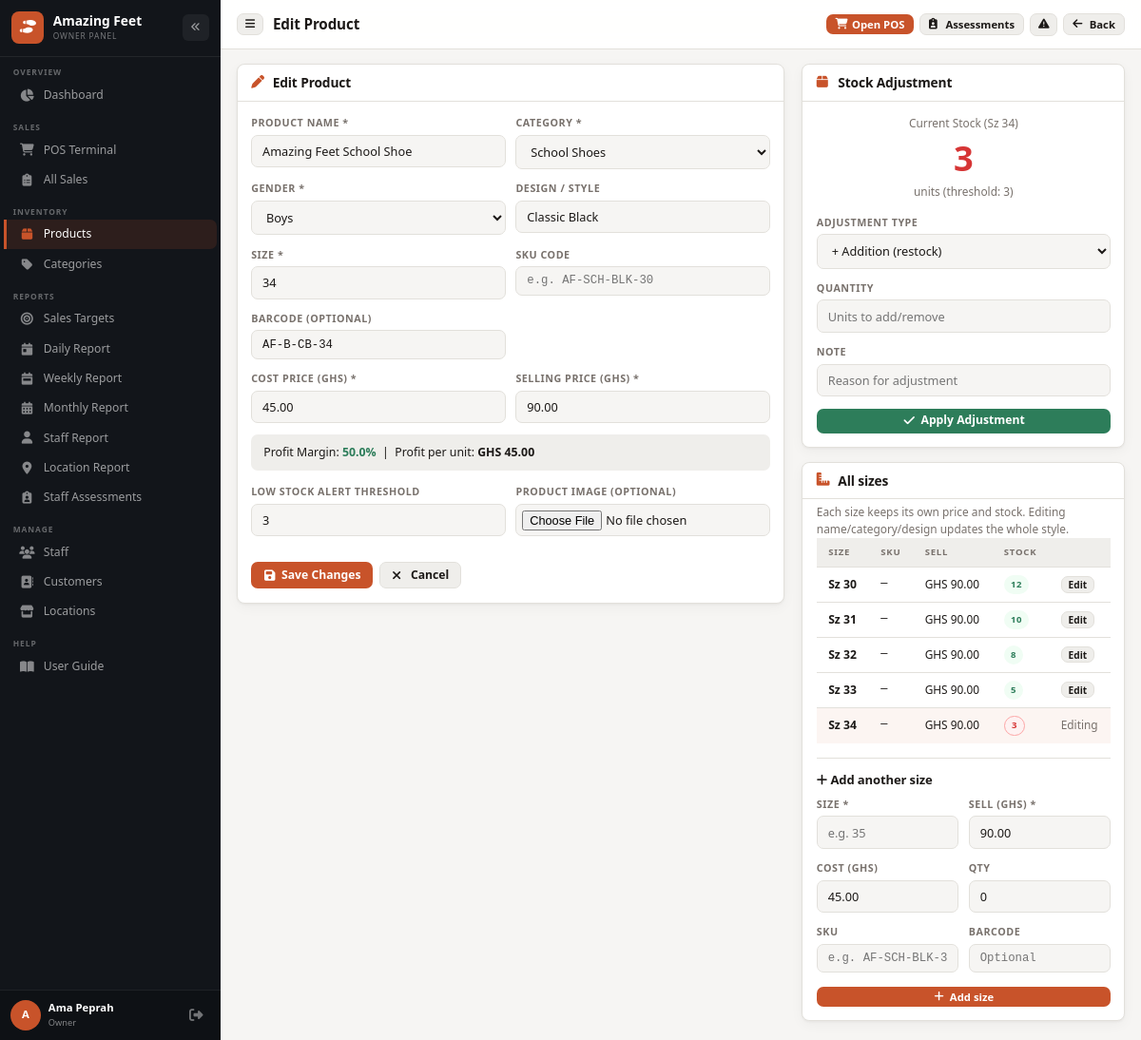
Page /products/5/edit (signed in) on the committed database.
### tables this page shows
CREATE TABLE IF NOT EXISTS products (
    id              INT AUTO_INCREMENT PRIMARY KEY,
    style_key       VARCHAR(64) NULL COMMENT 'Groups size variants of the same product style',
    category_id     INT NOT NULL,
    name            VARCHAR(150) NOT NULL,
    gender          ENUM('Boys','Girls','Unisex','Ladies') NOT NULL,
    design          VARCHAR(100) NULL COMMENT 'Style/design name',
    size            VARCHAR(10) NOT NULL COMMENT 'Numeric or text size',
    sku             VARCHAR(100) UNIQUE NULL COMMENT 'Internal SKU code for this size variant',
    barcode         VARCHAR(100) UNIQUE NULL,
    cost_price      DECIMAL(10,2) NOT NULL DEFAULT 0,
    selling_price   DECIMAL(10,2) NOT NULL DEFAULT 0,
    quantity        INT NOT NULL DEFAULT 0,
    low_stock_threshold INT DEFAULT 3,
    image           VARCHAR(255) NULL,
    is_active       TINYINT(1) DEFAULT 1,
    created_at      TIMESTAMP DEFAULT CURRENT_TIMESTAMP,
    updated_at      TIMESTAMP DEFAULT CURRENT_TIMESTAMP ON UPDATE CURRENT_TIMESTAMP,
    FOREIGN KEY (category_id) REFERENCES categories(id),
    INDEX idx_products_style_key (style_key)
);

CREATE TABLE IF NOT EXISTS categories (
    id         INT AUTO_INCREMENT PRIMARY KEY,
    name       VARCHAR(100) NOT NULL,
    slug       VARCHAR(100) UNIQUE NOT NULL,
    sort_order INT DEFAULT 0
);

### app/Controllers/AllControllers.php (called while the page is built, shortened)
<?php
class ProductController {
    private ProductModel  $pm;
    private CategoryModel $cm;
    public function __construct() { $this->pm = new ProductModel(); $this->cm = new CategoryModel(); }
    public function edit(string $id): void {
        $product = $this->pm->findById((int)$id);
        $categories = $this->cm->all();
        $variants = $this->pm->siblings((int)$id, true);
        view('owner/product_form', compact('product','categories','variants') + ['error'=>flash('error')]);
    }
}

### config/database.php (called while the page is built, shortened)
<?php
function getDB(): PDO {
    static $pdo = null;
    if ($pdo === null) {
        try {
            $dsn = 'mysql:host='.DB_HOST.';dbname='.DB_NAME.';charset='.DB_CHARSET;
            $pdo = new PDO($dsn, DB_USER, DB_PASS, [
                PDO::ATTR_ERRMODE            => PDO::ERRMODE_EXCEPTION,
                PDO::ATTR_DEFAULT_FETCH_MODE => PDO::FETCH_ASSOC,
                PDO::ATTR_EMULATE_PREPARES   => false,
            ]);
        } catch (PDOException $e) {
            http_response_code(500);
            $hint = 'Check DB_HOST / DB_NAME / DB_USER / DB_PASS in config/local.php on the server.';
            if (str_contains($_SERVER['HTTP_HOST'] ?? '', 'localhost')) {
                $hint .= ' Detail: ' . htmlspecialchars($e->getMessage(), ENT_QUOTES, 'UTF-8');
            }
            die('<h1>Database connection failed</h1><p>'.$hint.'</p>');
        }
    }
    return $pdo;
}

### app/Models/ProductModel.php (called while the page is built, shortened)
<?php
class ProductModel {
    private PDO $db;
    public function __construct() { $this->db = getDB(); }
    public function findById(int $id): ?array {
        $stmt = $this->db->prepare("SELECT p.*, c.name AS category_name FROM products p JOIN categories c ON p.category_id=c.id WHERE p.id=?");
        $stmt->execute([$id]);
        return $stmt->fetch() ?: null;
    }
    public function siblings(int $id, bool $includeSelf = true): array {
        $p = $this->findById($id);
        return $this->variantsOf(
            (int)$p['category_id'],
            $p['name'],
            $p['gender'],
            $p['design'] ?? '',
            $includeSelf ? null : $id
        );
    }
    public function variantsOf(int $categoryId, string $name, string $gender, string $design = '', ?int $excludeId = null): array {
        $w = ['p.is_active=1', 'p.category_id=?', 'p.name=?', 'p.gender=?', 'COALESCE(p.design,\'\')=?'];
        $params = [$categoryId, $name, $gender, (string)$design];
        $stmt = $this->db->prepare("
            SELECT p.*, c.name AS category_name
            FROM products p JOIN categories c ON p.category_id=c.id
            WHERE ".implode(' AND ', $w)."
            ORDER BY p.size+0, p.size
        ");
        $stmt->execute($params);
        return $stmt->fetchAll();
    }
}

### app/Models/SupportModels.php (called while the page is built, shortened)
<?php
class CategoryModel {
    private PDO $db;
    public function __construct() { $this->db = getDB(); }
    public function all(): array { return $this->db->query("SELECT * FROM categories ORDER BY sort_order")->fetchAll(); }
}

### app/Views/owner/product_form.php (the view, shortened to what this page needs)
<?php
$isEdit = $product !== null;
$variants = $variants ?? [];
?>
<div style="display:grid;grid-template-columns:1fr 340px;gap:1.25rem;align-items:start">
  <div class="card">
    <div class="card-header"><h3><?= $isEdit ? '<i class="fa-solid fa-pen" aria-hidden="true"></i> Edit' : '<i class="fa-solid fa-plus" aria-hidden="true"></i> Add' ?> Product</h3></div>
    <div class="card-body">
      <form method="POST" action="<?= BASE_PATH ?>/products/<?= $isEdit?$product['id'].'/edit':'create' ?>" enctype="multipart/form-data" id="productForm">
        <div class="form-row">
          <div class="form-group">
            <label>Product Name *</label>
            <input type="text" name="name" required value="<?= e($product['name']??'') ?>" placeholder="e.g. Amazing Feet School Shoe">
          </div>
          <div class="form-group">
            <label>Category *</label>
            <select name="category_id" required>
              <?php foreach ($categories as $c): ?>
              <option value="<?= $c['id'] ?>" <?= ($product['category_id']??'')==$c['id']?'selected':'' ?>><?= e($c['name']) ?></option>
              <?php endforeach; ?>
            </select>
          </div>
        </div>
        <div class="form-row">
          <div class="form-group">
            <label>Gender *</label>
            <select name="gender" required>
              <?php foreach(['Boys','Girls','Unisex','Ladies'] as $g): ?>
              <option value="<?= $g ?>" <?= ($product['gender']??'')===$g?'selected':'' ?>><?= $g ?></option>
              <?php endforeach; ?>
            </select>
          </div>
          <div class="form-group">
            <label>Design / Style</label>
            <input type="text" name="design" value="<?= e($product['design']??'') ?>" placeholder="e.g. Classic Black, Patent Finish">
          </div>
        </div>
        <?php if ($isEdit): ?>
        <div class="form-row">
          <div class="form-group">
            <label>Size *</label>
            <input type="text" name="size" required value="<?= e($product['size']??'') ?>" placeholder="e.g. 30">
          </div>
          <div class="form-group">
            <label>SKU code</label>
            <input type="text" name="sku" value="<?= e($product['sku']??'') ?>" placeholder="e.g. AF-SCH-BLK-30" class="mono">
          </div>
        </div>
        <div class="form-row">
          <div class="form-group">
            <label>Barcode (optional)</label>
            <input type="text" name="barcode" value="<?= e($product['barcode']??'') ?>" placeholder="Scan / EAN barcode" class="mono">
          </div>
          <div class="form-group"></div>
        </div>
        <div class="form-row">
          <div class="form-group">
            <label>Cost Price (GHS) *</label>
            <input type="number" name="cost_price" required step="0.01" min="0" value="<?= e($product['cost_price']??'') ?>" placeholder="0.00">
          </div>
          <div class="form-group">
            <label>Selling Price (GHS) *</label>
            <input type="number" name="selling_price" required step="0.01" min="0" value="<?= e($product['selling_price']??'') ?>" placeholder="0.00" oninput="calcMargin()">
          </div>
        </div>
        <div id="marginDisplay" style="background:var(--bg3);border-radius:7px;padding:.65rem .9rem;margin-bottom:1rem;font-size:.85rem;display:none">
          Profit Margin: <strong id="marginVal" style="color:var(--accent2)">—</strong>
          &nbsp;|&nbsp; Profit per unit: <strong id="profitVal">—</strong>
        </div>
        <?php endif; ?>
        <div class="form-row">
          <?php if ($isEdit): ?>
          <div class="form-group">
            <label>Low Stock Alert Threshold</label>
            <input type="number" name="low_stock_threshold" min="1" value="<?= e($product['low_stock_threshold']??LOW_STOCK_THRESHOLD) ?>">
          </div>
          <?php endif; ?>
          <div class="form-group">
            <label>Product Image (optional)</label>
            <input type="file" name="image" accept="image/jpeg,image/png,image/webp" style="padding:.4rem">
          </div>
        </div>
        <div class="flex gap-1 mt-2">
          <button type="submit" class="btn btn-primary"><?= $isEdit ? '<i class="fa-solid fa-floppy-disk" aria-hidden="true"></i> Save Changes' : '<i class="fa-solid fa-plus" aria-hidden="true"></i> Add Product' ?></button>
          <a href="<?= BASE_PATH ?>/products" class="btn btn-ghost"><i class="fa-solid fa-xmark" aria-hidden="true"></i> Cancel</a>
        </div>
      </form>
    </div>
  </div>
  <?php if ($isEdit): ?>
  <div style="display:flex;flex-direction:column;gap:1rem">
    <div class="card">
      <div class="card-header"><h3><i class="fa-solid fa-box" aria-hidden="true"></i> Stock Adjustment</h3></div>
      <div class="card-body">
        <div style="margin-bottom:1rem;text-align:center">
          <div class="text-muted text-sm">Current Stock (Sz <?= e($product['size']) ?>)</div>
          <div style="font-size:2.5rem;font-weight:700;font-family:var(--font);color:<?= $product['quantity']<=$product['low_stock_threshold']?'var(--danger)':'var(--accent2)' ?>"><?= $product['quantity'] ?></div>
          <div class="text-muted text-sm">units (threshold: <?= $product['low_stock_threshold'] ?>)</div>
        </div>
        <form method="POST" action="<?= BASE_PATH ?>/products/<?= $product['id'] ?>/stock">
          <div class="form-group">
            <label>Adjustment Type</label>
            <select name="type">
              <option value="addition">+ Addition (restock)</option>
            </select>
          </div>
          <div class="form-group">
            <label>Quantity</label>
            <input type="number" name="quantity" required min="1" placeholder="Units to add/remove">
          </div>
          <div class="form-group">
            <label>Note</label>
            <input type="text" name="note" placeholder="Reason for adjustment">
          </div>
          <button type="submit" class="btn btn-success w-full"><i class="fa-solid fa-check" aria-hidden="true"></i> Apply Adjustment</button>
        </form>
      </div>
    </div>
    <div class="card">
      <div class="card-header"><h3><i class="fa-solid fa-ruler-combined" aria-hidden="true"></i> All sizes</h3></div>
      <div class="card-body" style="padding-top:.35rem">
        <p class="text-muted text-sm">Each size keeps its own price and stock. Editing name/category/design updates the whole style.</p>
        <div class="table-wrap">
          <table>
            <thead><tr><th>Size</th><th>SKU</th><th>Sell</th><th>Stock</th><th></th></tr></thead>
            <tbody>
              <?php foreach ($variants as $v): ?>
              <tr style="<?= (int)$v['id']===(int)$product['id']?'background:rgba(200,83,42,.06)':'' ?>">
                <td><strong>Sz <?= e($v['size']) ?></strong></td>
                <td class="mono text-sm"><?= e($v['sku'] ?? '—') ?></td>
                <td class="text-sm"><?= money($v['selling_price']) ?></td>
                <td><span class="badge <?= $v['quantity']<=$v['low_stock_threshold']?'badge-low':'badge-ok' ?>"><?= (int)$v['quantity'] ?></span></td>
                <td>
                  <?php if ((int)$v['id']!==(int)$product['id']): ?>
                  <a href="<?= BASE_PATH ?>/products/<?= (int)$v['id'] ?>/edit" class="btn btn-ghost btn-xs">Edit</a>
                  <?php else: ?>
                  <span class="text-muted text-sm">Editing</span>
                  <?php endif; ?>
                </td>
              </tr>
              <?php endforeach; ?>
            </tbody>
          </table>
        </div>
        <form method="POST" action="<?= BASE_PATH ?>/products/<?= (int)$product['id'] ?>/sizes" style="margin-top:1rem;border-top:1px solid var(--border);padding-top:1rem">
          <h4 style="font-size:.9rem;margin-bottom:.65rem"><i class="fa-solid fa-plus" aria-hidden="true"></i> Add another size</h4>
          <div class="form-row">
            <div class="form-group">
              <label>Size *</label>
              <input type="text" name="size" required placeholder="e.g. 35">
            </div>
            <div class="form-group">
              <label>Sell (GHS) *</label>
              <input type="number" name="selling_price" required step="0.01" min="0" value="<?= e($product['selling_price']) ?>">
            </div>
          </div>
          <div class="form-row">
            <div class="form-group">
              <label>Cost (GHS)</label>
              <input type="number" name="cost_price" step="0.01" min="0" value="<?= e($product['cost_price']) ?>">
            </div>
            <div class="form-group">
              <label>Qty</label>
              <input type="number" name="quantity" min="0" value="0">
            </div>
          </div>
          <div class="form-row">
            <div class="form-group">
              <label>SKU</label>
              <input type="text" name="sku" class="mono" placeholder="e.g. AF-SCH-BLK-35">
            </div>
            <div class="form-group">
              <label>Barcode</label>
              <input type="text" name="barcode" class="mono" placeholder="Optional">
            </div>
          </div>
          <button type="submit" class="btn btn-primary btn-sm w-full"><i class="fa-solid fa-plus" aria-hidden="true"></i> Add size</button>
        </form>
      </div>
    </div>
  </div>
  <?php endif; ?>
</div>
<?php $content=ob_get_clean(); require __DIR__.'/../layouts/main.php'; ?>

### public/index.php (shortened to what this page needs)
<?php
require ROOT . '/config/database.php';
require APP_ROOT . '/Models/SupportModels.php';
require APP_ROOT . '/Controllers/AllControllers.php';
function view(string $tpl, array $data = []): void {
    extract($data);
    $f = APP_ROOT.'/Views/'.$tpl.'.php';
    require $f;
}
function e(mixed $s): string { return htmlspecialchars((string)$s, ENT_QUOTES, 'UTF-8'); }
function money(mixed $n): string { return 'GHS '.number_format((float)$n, 2); }
$uri = parse_url($_SERVER['REQUEST_URI'] ?? '/', PHP_URL_PATH) ?? '/';
$relative = $uri;
$path = '/' . trim($relative, '/');
$method = $_SERVER['REQUEST_METHOD'];
foreach ($routes as [$rm, $pattern, $ctrl, $action, $mw]) {
    $regex = '#^'.preg_replace('/\{[a-z_]+\}/', '([^/]+)', $pattern).'$#';
    if ($method === $rm && preg_match($regex, $path, $m)) {
        array_shift($m);
        (new $ctrl())->$action(...$m);
        break;
    }
}

### rows in the picture
products: name "Amazing Feet School Shoe", category_id "School Shoes", gender "Boys", design "Classic Black", size "34", barcode "AF-B-CB-34", cost_price "45.00", selling_price "90.00", low_stock_threshold "3", quantity "3", sku "—", selling_price "GHS 90.00", shows "Editing"
products: size "30", sku "—", selling_price "GHS 90.00", quantity "12"
products: size "31", sku "—", selling_price "GHS 90.00", quantity "10"
products: size "32", sku "—", selling_price "GHS 90.00", quantity "8"
products: size "33", sku "—", selling_price "GHS 90.00", quantity "5"

### other values in the picture
$pageTitle "Edit Product"
